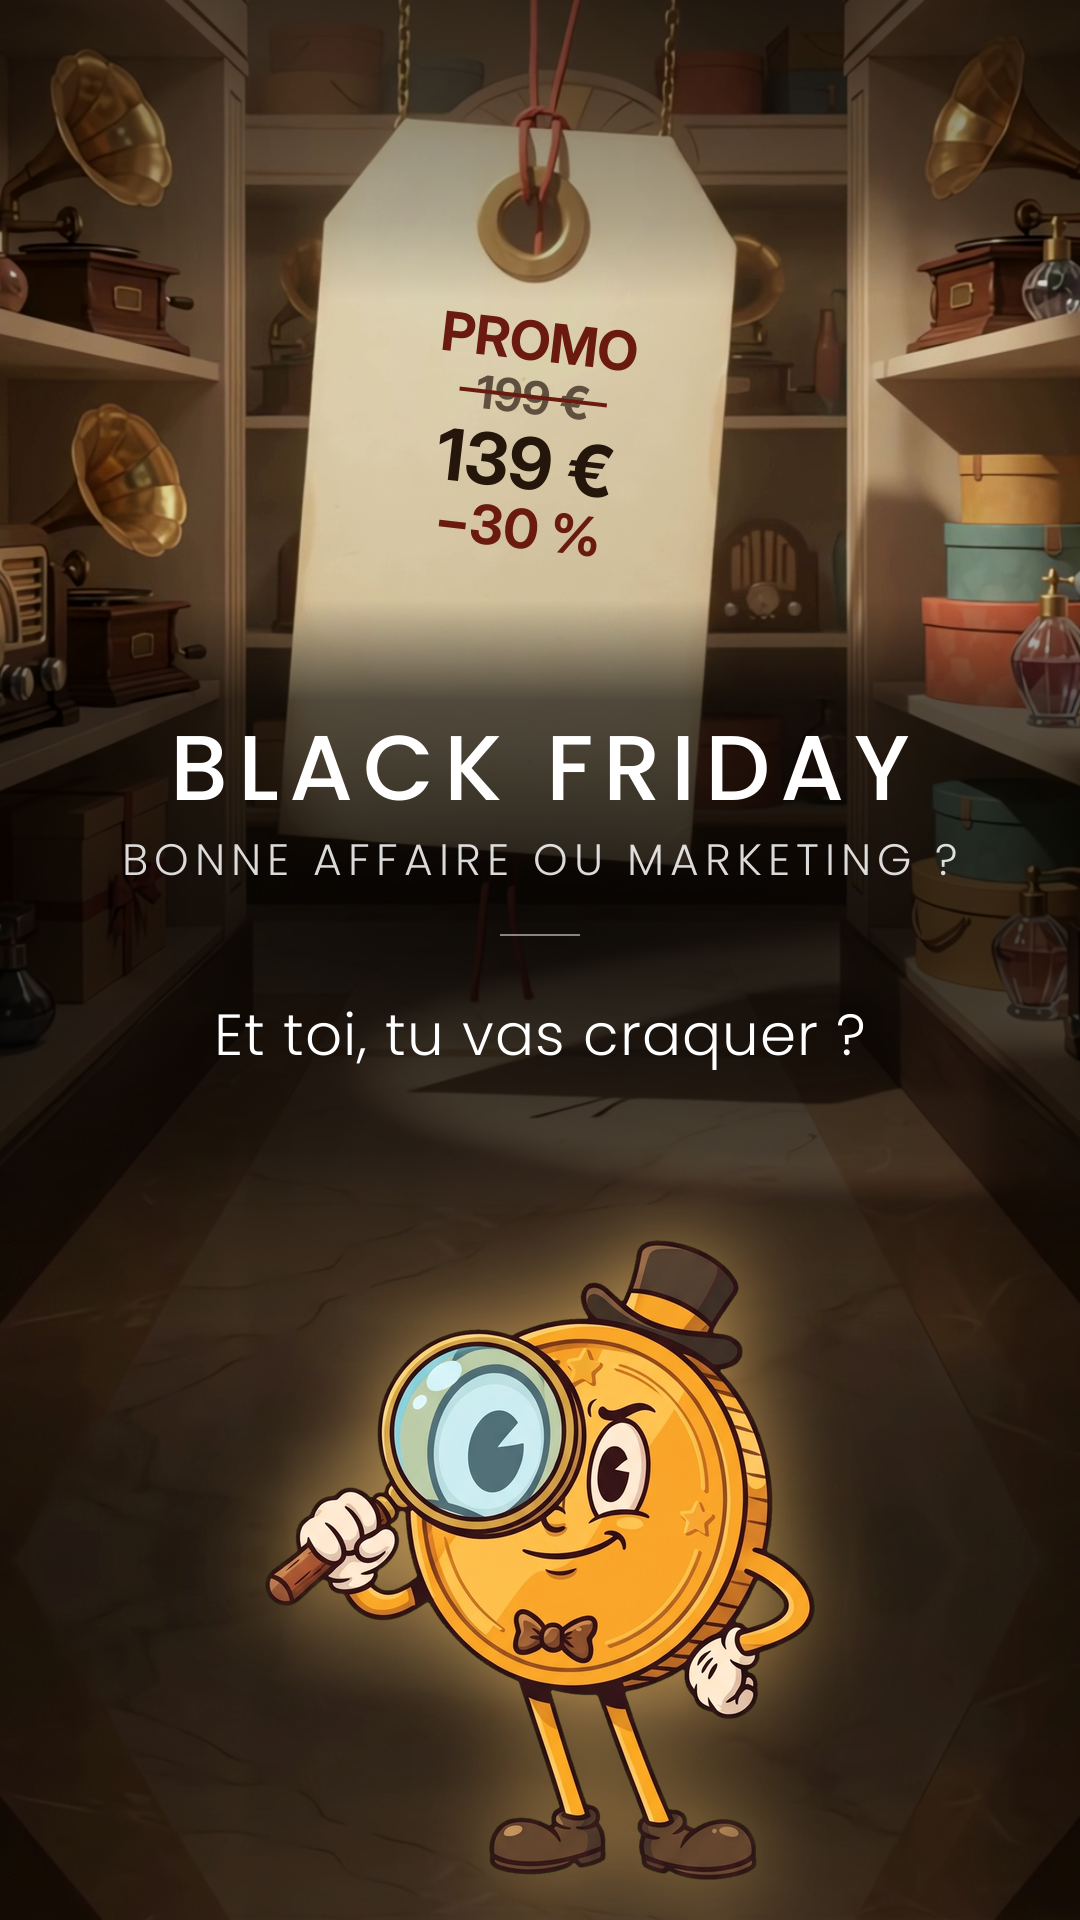

Recreate this plot in Python.
"""Couverture du Black Friday (style maison, lib/cards_lib.py) : gros plan du rayon et de l'étiquette géante « PROMO 199 € barré, 139 €, −30 % » (image de la vidéo), titre « BLACK FRIDAY »,
sous-titre « BONNE AFFAIRE OU MARKETING ? », question « Et toi, tu vas craquer ? », Mister Coin à la loupe en bas avec un halo doré."""
import cairo, numpy as np, sys, os, subprocess
HERE = os.path.dirname(os.path.abspath(__file__)); ROOT = os.path.abspath(os.path.join(HERE, '..', '..'))
sys.path.insert(0, f'{ROOT}/lib'); sys.path.insert(0, f'{ROOT}/mister_coin')
from PIL import Image, ImageFilter
import cards_lib as cards
from cards_lib import W, H
TMP = f'{HERE}/tmp'; os.makedirs(TMP, exist_ok=True)
def still(src, n, dst):
    if not os.path.exists(dst):
        subprocess.run(['ffmpeg', '-loglevel', 'error', '-y', '-i', src, '-vf', f'select=eq(n\\,{n})', '-vframes', '1', dst], check=True)
    return Image.open(dst).convert('RGB')
def bg(c):
    sys.path.insert(0, HERE); import video_col as VCOL
    arr = VCOL.raw_bg(TC).astype(np.float32)                                                   # décor 60 i/s + inscription de l'étiquette, sans sous-titres ni Mister Coin
    S = 360; arr = np.concatenate([arr[S:], arr[::-1][:S]], 0)                                  # remonté : l'étiquette au-dessus du titre (jamais de texte sur du texte)
    y = np.arange(H)[:, None, None]
    dark = np.interp(y, [0, 220, 300, 600, 700, 1150, 1320, H], [.55, .3, .12, .12, .62, .62, .3, .45])
    xs = np.arange(W)[None, :, None]; band = np.exp(-((y-930)/170.0)**2)*np.exp(-((xs-540)/520.0)**2); dark = np.clip(dark+.22*band, 0, .9)
    arr *= 1-dark; b = Image.fromarray(arr.astype(np.uint8)).convert('RGBA').tobytes('raw', 'BGRa')
    src = cairo.ImageSurface.create_for_data(bytearray(b), cairo.FORMAT_ARGB32, W, H); c.set_source_surface(src); c.paint()
TC = float(os.environ.get('TC', 42.4))
cards.bg = bg
_put = cards.put
def _q(c, s_, y, fam, size, *a, **k):
    if s_ == "Et toi, tu achètes ?": s_ = "Et toi, tu vas craquer ?"; size = cards.fit(c, s_, fam, size, 0, 900)
    return _put(c, s_, y, fam, size, *a, **k)
cards.put = _q
import veo_coin as VC
path = f'{HERE}/couverture.png'; cards.card("BLACK FRIDAY", False, path, sub=("BONNE AFFAIRE OU MARKETING ?",))
im = Image.open(path).convert('RGBA')
ch = Image.open(f'{ROOT}/mister_coin/poses/loupe.png').convert('RGBA'); ch = ch.crop(ch.getbbox())      # pose fixe : curieux, l'œil grossi par la loupe
hh = 640; ch = ch.resize((int(ch.width*hh/ch.height), hh), Image.LANCZOS)
x0, y0 = (W-ch.width)//2, 1240
halo = Image.new('RGBA', (W, H), (255, 200, 110, 0)); gl = Image.new('RGBA', (W, H), 0); gl.alpha_composite(ch, (x0, y0))
halo.putalpha(gl.getchannel('A').filter(ImageFilter.GaussianBlur(45)).point(lambda v: int(v*.7))); im.alpha_composite(halo); im.alpha_composite(gl)
im.convert('RGB').save(path); print('ok')
